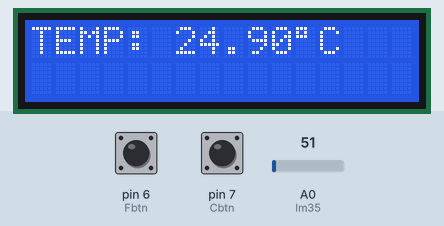
Simulated run of this sketch. Board: Arduino Uno, built with avr-gcc and run on an emulated ATmega328P. Parts: 16×2 character LCD. The test bench sets the inputs (shaded band); at power-on: pin 6 (Fbtn) LOW, pin 7 (Cbtn) LOW, A0 (lm35) = 51.

Above: at 1.2 s.
1.3 s: pin 6 (Fbtn) pulled HIGH for 0.15 s
At 2.2 s:
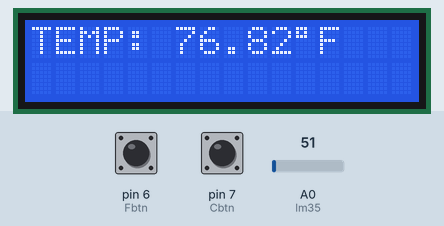
2.9 s: pin 7 (Cbtn) pulled HIGH for 0.15 s
At 3.4 s:
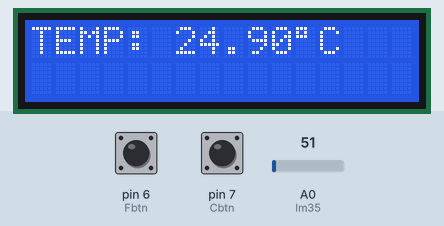
4.5 s: A0 (lm35) set to 61
At 5.7 s:
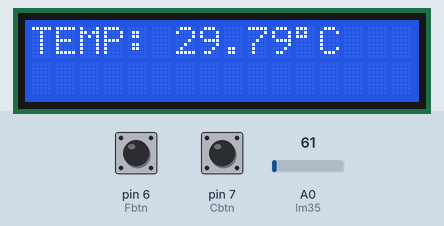
6.0 s: pin 6 (Fbtn) pulled HIGH for 1 s
At 6.9 s:
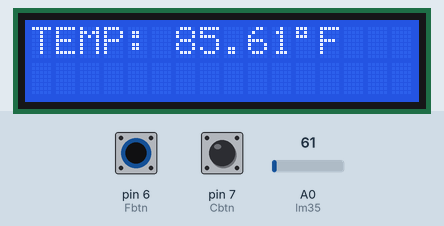
8.5 s: A0 (lm35) set to 71
At 8.8 s:
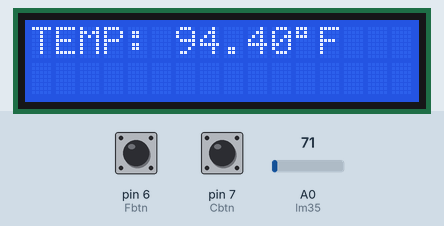
10.0 s: pin 7 (Cbtn) pulled HIGH for 1 s
At 11.2 s:
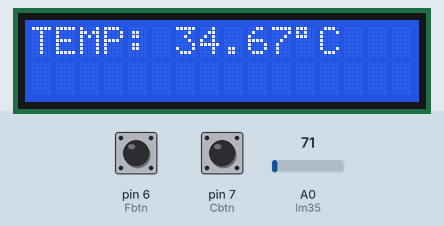
Timing chart, 0 to 13.0 s (numbered marks = the images above; inputs shaded):
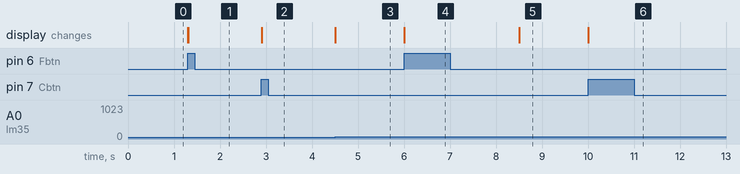

Measured:
- after the input at 1.3 s, the display: first changes at once (image 1 shows a later state)
- after the input at 2.9 s, the display: first changes at once (image 2 shows a later state)
- after the input at 4.5 s, the display: changes at once (image 3)
- after the input at 6.0 s, the display: first changes at once (image 4 shows a later state)
- after the input at 8.5 s, the display: changes at once (image 5)
- after the input at 10.0 s, the display: first changes at once (image 6 shows a later state)

The sketch:

th_baitap9.ino
```cpp
#include <LiquidCrystal.h>
LiquidCrystal lcd(12, 11, 5, 4, 3, 2);
int Cbtn = 7;
int CbtnS = LOW;
int Fbtn = 6;
int FbtnS = LOW;

int lm35 = A0;
int state = 1;
void setup() {

  lcd.begin(16, 2);
  pinMode(Cbtn, INPUT);
  pinMode(Fbtn, INPUT);
}

void loop() {
  float temp = (5.0 * analogRead(lm35) * 100.0 / 1024.0);
  float tempF = (temp * 1.8) + 32;
  //LCD
  lcd.setCursor(0, 0);
  lcd.print("TEMP: ");
  lcd.setCursor(6, 0);
  lcd.print(state == 1 ? temp : tempF);
  //BTN
  if (CbtnS == LOW && digitalRead(Cbtn) == HIGH) {
    CbtnS = digitalRead(Cbtn);
    lcd.clear();
    state = 1;
  }
  CbtnS = digitalRead(Cbtn);
  if (FbtnS == LOW && digitalRead(Fbtn) == HIGH) {
    FbtnS = digitalRead(Fbtn);
    lcd.clear();
    state = 2;
  }
  FbtnS = digitalRead(Fbtn);

  switch (state) {
    case 1:
      {
        lcd.print(char(223));
        lcd.print("C ");
      }
      break;
    case 2:
      {
        lcd.print(char(223));
        lcd.print("F ");
      }
      break;
    default:
      {
        state = "C";
      }
  }
}
```
